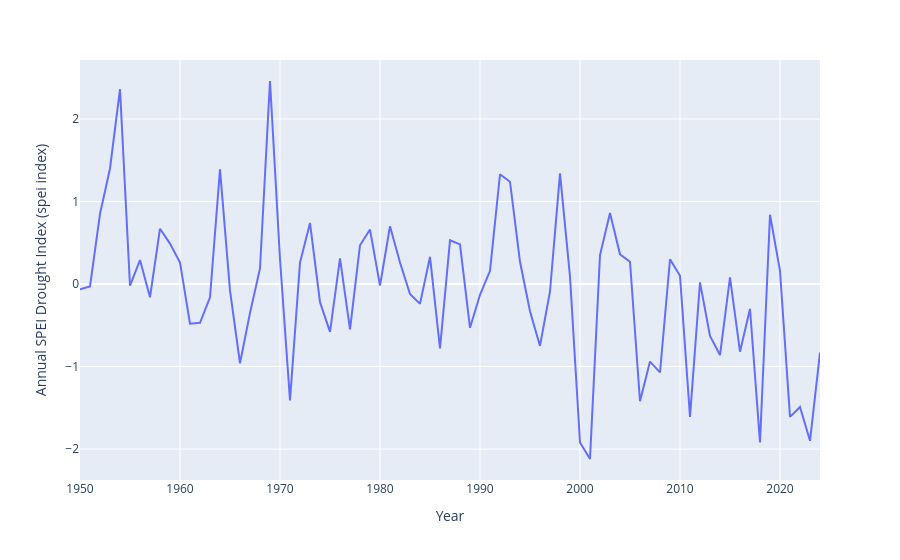
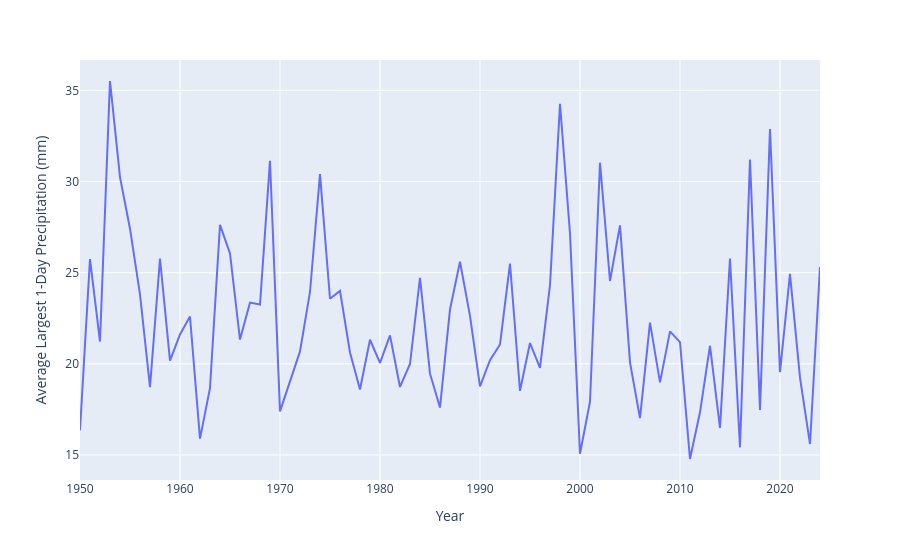
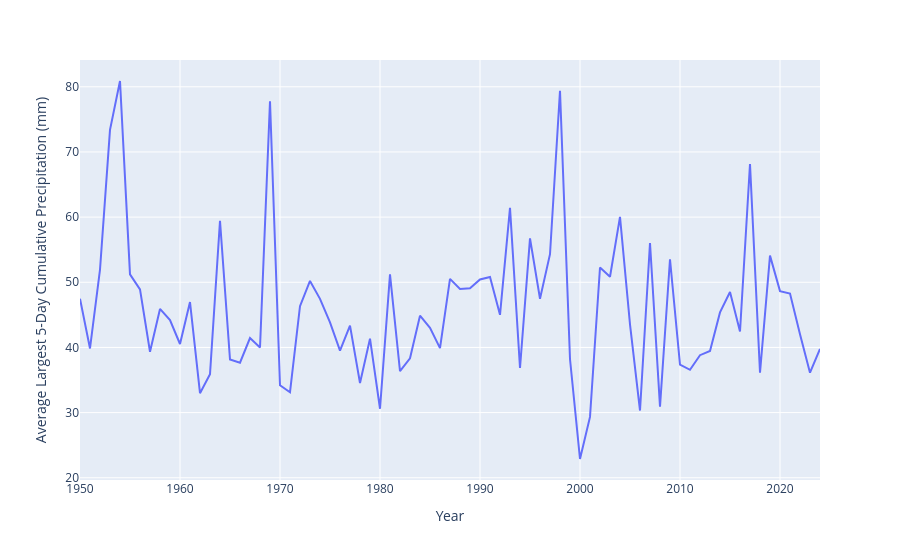
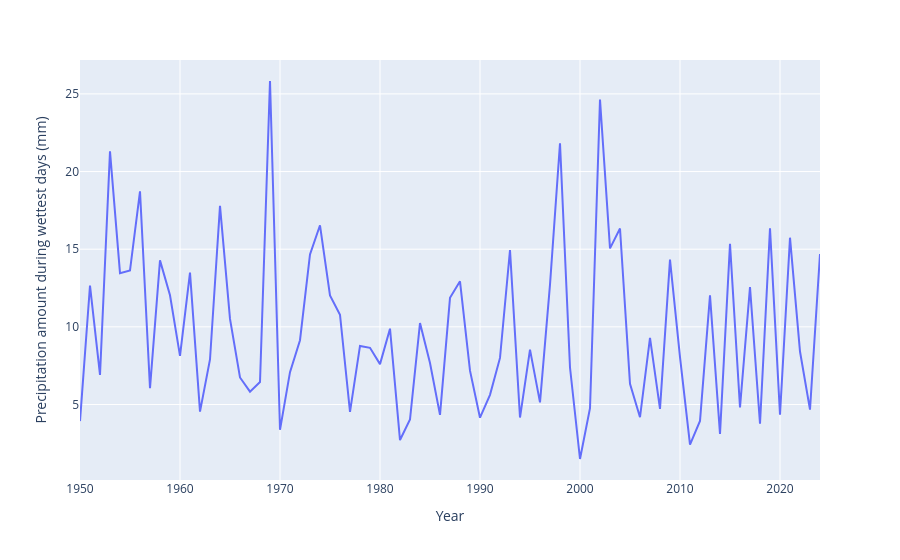

Notebook cell for these charts, in order:
### Code cell
parametrs = [
    'Annual SPEI Drought Index (spei index)',
    'Average Largest 1-Day Precipitation (mm)',
    'Average Largest 5-Day Cumulative Precipitation (mm)',
    'Precipitation amount during wettest days (mm)',
    'Relative Humidity (%)',
    'Temperature-based Excess Mortality (factor)'
]
for d in parametrs:
    fig = px.line(data2, x='Year', y=d)
    fig.show()

### Figure 1 — Plotly figure (JSON) as saved in the notebook; plotly's stock layout.template omitted (floating-point values rounded to 4 significant figures)
{"data": [{"hovertemplate": "Year=%{x}<br>Annual SPEI Drought Index (spei index)=%{y}<extra></extra>", "legendgroup": "", "line": {"color": "#636efa", "dash": "solid"}, "marker": {"symbol": "circle"}, "mode": "lines", "name": "", "orientation": "v", "showlegend": false, "type": "scatter", "x": [1950, 1951, 1952, 1953, 1954, 1955, 1956, 1957, 1958, 1959, 1960, 1961, 1962, 1963, 1964, 1965, 1966, 1967, 1968, 1969, 1970, 1971, 1972, 1973, 1974, 1975, 1976, 1977, 1978, 1979, 1980, 1981, 1982, 1983, 1984, 1985, 1986, 1987, 1988, 1989, 1990, 1991, 1992, 1993, 1994, 1995, 1996, 1997, 1998, 1999, 2000, 2001, 2002, 2003, 2004, 2005, 2006, 2007, 2008, 2009, 2010, 2011, 2012, 2013, 2014, 2015, 2016, 2017, 2018, 2019, 2020, 2021, 2022, 2023, 2024], "xaxis": "x", "y": [-0.06392, -0.03, 0.85, 1.4, 2.36, -0.02, 0.29, -0.16, 0.67, 0.49, 0.26, -0.48, -0.47, -0.16, 1.39, -0.08, -0.96, -0.35, 0.19, 2.46, 0.3, -1.41, 0.26, 0.74, -0.22, -0.58, 0.31, -0.55, 0.47, 0.66, -0.02, 0.7, 0.26, -0.12, -0.24, 0.33, -0.78, 0.53, 0.48, -0.53, -0.13, 0.16, 1.33, 1.24, 0.27, -0.33, -0.75, -0.09, 1.34, 0.09, -1.92, -2.12, 0.35, 0.86, 0.36, 0.27, -1.42, -0.94, -1.07, 0.3, 0.1, -1.61, 0.02, -0.63, -0.86, 0.08, -0.82, -0.3, -1.92, 0.84, 0.16, -1.61, -1.49, -1.9, -0.83], "yaxis": "y"}], "layout": {"legend": {"tracegroupgap": 0}, "margin": {"t": 60}, "xaxis": {"anchor": "y", "domain": [0, 1], "title": {"text": "Year"}}, "yaxis": {"anchor": "x", "domain": [0, 1], "title": {"text": "Annual SPEI Drought Index (spei index)"}}}}

### Figure 2 — Plotly figure (JSON) as saved in the notebook; plotly's stock layout.template omitted (floating-point values rounded to 4 significant figures)
{"data": [{"hovertemplate": "Year=%{x}<br>Average Largest 1-Day Precipitation (mm)=%{y}<extra></extra>", "legendgroup": "", "line": {"color": "#636efa", "dash": "solid"}, "marker": {"symbol": "circle"}, "mode": "lines", "name": "", "orientation": "v", "showlegend": false, "type": "scatter", "x": [1950, 1951, 1952, 1953, 1954, 1955, 1956, 1957, 1958, 1959, 1960, 1961, 1962, 1963, 1964, 1965, 1966, 1967, 1968, 1969, 1970, 1971, 1972, 1973, 1974, 1975, 1976, 1977, 1978, 1979, 1980, 1981, 1982, 1983, 1984, 1985, 1986, 1987, 1988, 1989, 1990, 1991, 1992, 1993, 1994, 1995, 1996, 1997, 1998, 1999, 2000, 2001, 2002, 2003, 2004, 2005, 2006, 2007, 2008, 2009, 2010, 2011, 2012, 2013, 2014, 2015, 2016, 2017, 2018, 2019, 2020, 2021, 2022, 2023, 2024], "xaxis": "x", "y": [16.36, 25.74, 21.22, 35.51, 30.24, 27.41, 23.81, 18.72, 25.77, 20.18, 21.61, 22.59, 15.9, 18.67, 27.62, 26.05, 21.33, 23.36, 23.25, 31.13, 17.39, 18.98, 20.68, 23.94, 30.4, 23.57, 24, 20.62, 18.59, 21.32, 20.05, 21.56, 18.73, 19.99, 24.72, 19.46, 17.6, 22.98, 25.6, 22.63, 18.76, 20.2, 21.06, 25.5, 18.52, 21.14, 19.78, 24.32, 34.26, 27.15, 15.07, 17.92, 31.03, 24.54, 27.59, 20.08, 17.02, 22.26, 18.98, 21.78, 21.19, 14.78, 17.34, 20.99, 16.49, 25.77, 15.42, 31.2, 17.47, 32.87, 19.54, 24.93, 19.24, 15.6, 25.31], "yaxis": "y"}], "layout": {"legend": {"tracegroupgap": 0}, "margin": {"t": 60}, "xaxis": {"anchor": "y", "domain": [0, 1], "title": {"text": "Year"}}, "yaxis": {"anchor": "x", "domain": [0, 1], "title": {"text": "Average Largest 1-Day Precipitation (mm)"}}}}

### Figure 3 — Plotly figure (JSON) as saved in the notebook; plotly's stock layout.template omitted (floating-point values rounded to 4 significant figures)
{"data": [{"hovertemplate": "Year=%{x}<br>Average Largest 5-Day Cumulative Precipitation (mm)=%{y}<extra></extra>", "legendgroup": "", "line": {"color": "#636efa", "dash": "solid"}, "marker": {"symbol": "circle"}, "mode": "lines", "name": "", "orientation": "v", "showlegend": false, "type": "scatter", "x": [1950, 1951, 1952, 1953, 1954, 1955, 1956, 1957, 1958, 1959, 1960, 1961, 1962, 1963, 1964, 1965, 1966, 1967, 1968, 1969, 1970, 1971, 1972, 1973, 1974, 1975, 1976, 1977, 1978, 1979, 1980, 1981, 1982, 1983, 1984, 1985, 1986, 1987, 1988, 1989, 1990, 1991, 1992, 1993, 1994, 1995, 1996, 1997, 1998, 1999, 2000, 2001, 2002, 2003, 2004, 2005, 2006, 2007, 2008, 2009, 2010, 2011, 2012, 2013, 2014, 2015, 2016, 2017, 2018, 2019, 2020, 2021, 2022, 2023, 2024], "xaxis": "x", "y": [47.47, 39.84, 51.93, 73.4, 80.89, 51.21, 48.9, 39.34, 45.91, 44.19, 40.53, 46.97, 32.98, 35.9, 59.44, 38.14, 37.66, 41.45, 40, 77.78, 34.2, 33.13, 46.33, 50.2, 47.46, 43.85, 39.51, 43.34, 34.55, 41.34, 30.59, 51.22, 36.36, 38.33, 44.88, 43.01, 39.89, 50.52, 48.97, 49.07, 50.43, 50.81, 45.01, 61.41, 36.85, 56.73, 47.47, 54.31, 79.4, 38.22, 22.88, 29.34, 52.27, 50.85, 60.05, 43.54, 30.32, 56.03, 30.91, 53.53, 37.37, 36.57, 38.81, 39.46, 45.38, 48.5, 42.45, 68.15, 36.13, 54.09, 48.64, 48.27, 42.01, 36.12, 39.77], "yaxis": "y"}], "layout": {"legend": {"tracegroupgap": 0}, "margin": {"t": 60}, "xaxis": {"anchor": "y", "domain": [0, 1], "title": {"text": "Year"}}, "yaxis": {"anchor": "x", "domain": [0, 1], "title": {"text": "Average Largest 5-Day Cumulative Precipitation (mm)"}}}}

### Figure 4 — Plotly figure (JSON) as saved in the notebook; plotly's stock layout.template omitted (floating-point values rounded to 4 significant figures)
{"data": [{"hovertemplate": "Year=%{x}<br>Precipitation amount during wettest days (mm)=%{y}<extra></extra>", "legendgroup": "", "line": {"color": "#636efa", "dash": "solid"}, "marker": {"symbol": "circle"}, "mode": "lines", "name": "", "orientation": "v", "showlegend": false, "type": "scatter", "x": [1950, 1951, 1952, 1953, 1954, 1955, 1956, 1957, 1958, 1959, 1960, 1961, 1962, 1963, 1964, 1965, 1966, 1967, 1968, 1969, 1970, 1971, 1972, 1973, 1974, 1975, 1976, 1977, 1978, 1979, 1980, 1981, 1982, 1983, 1984, 1985, 1986, 1987, 1988, 1989, 1990, 1991, 1992, 1993, 1994, 1995, 1996, 1997, 1998, 1999, 2000, 2001, 2002, 2003, 2004, 2005, 2006, 2007, 2008, 2009, 2010, 2011, 2012, 2013, 2014, 2015, 2016, 2017, 2018, 2019, 2020, 2021, 2022, 2023, 2024], "xaxis": "x", "y": [3.93, 12.66, 6.9, 21.3, 13.46, 13.63, 18.72, 6.05, 14.28, 12.03, 8.13, 13.49, 4.54, 7.9, 17.79, 10.51, 6.74, 5.83, 6.45, 25.83, 3.37, 7.08, 9.14, 14.66, 16.54, 12.02, 10.78, 4.53, 8.77, 8.65, 7.6, 9.88, 2.71, 4.04, 10.24, 7.67, 4.33, 11.87, 12.93, 7.18, 4.15, 5.62, 8, 14.94, 4.16, 8.53, 5.14, 12.72, 21.82, 7.38, 1.49, 4.76, 24.64, 15.05, 16.33, 6.33, 4.18, 9.29, 4.72, 14.33, 8.05, 2.42, 3.94, 12.03, 3.11, 15.34, 4.81, 12.56, 3.76, 16.34, 4.35, 15.74, 8.41, 4.67, 14.69], "yaxis": "y"}], "layout": {"legend": {"tracegroupgap": 0}, "margin": {"t": 60}, "xaxis": {"anchor": "y", "domain": [0, 1], "title": {"text": "Year"}}, "yaxis": {"anchor": "x", "domain": [0, 1], "title": {"text": "Precipitation amount during wettest days (mm)"}}}}
